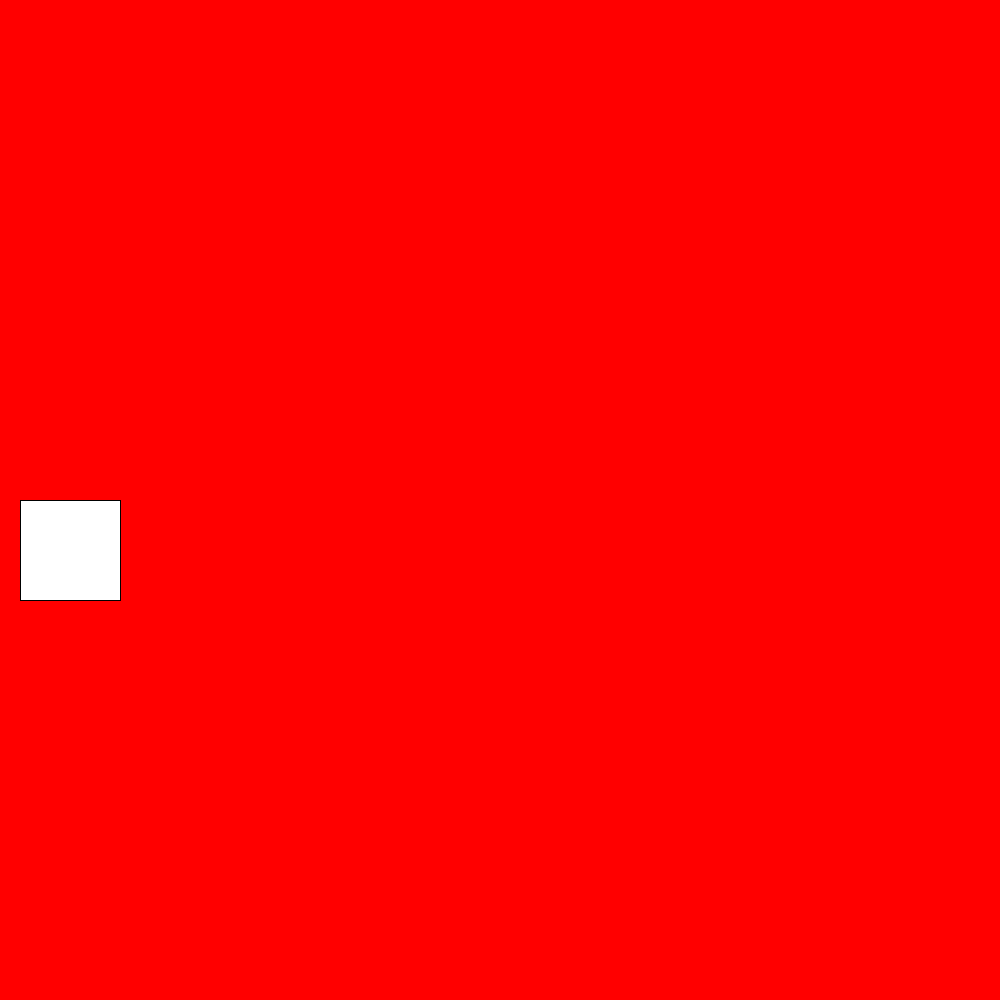
Frame 1 (no input)
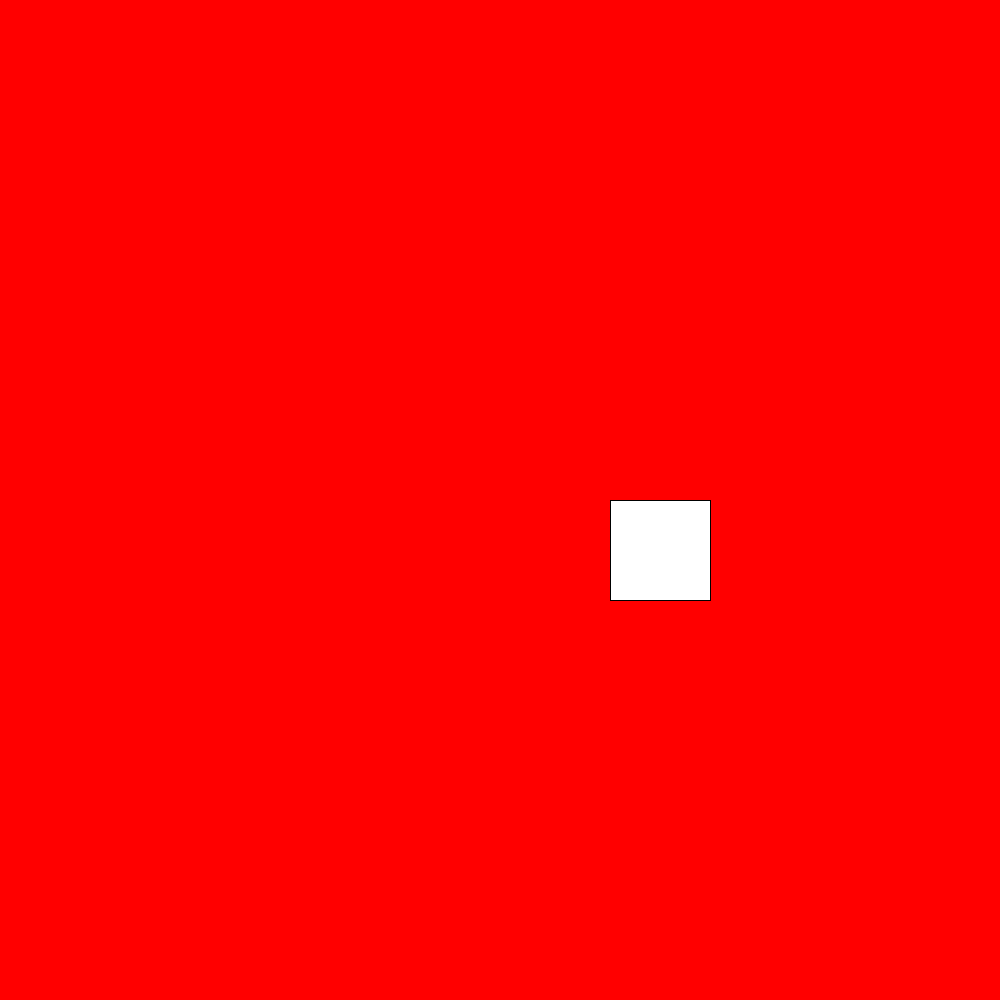
Frame 60 (the mouse pressed at the canvas centre just before this capture)
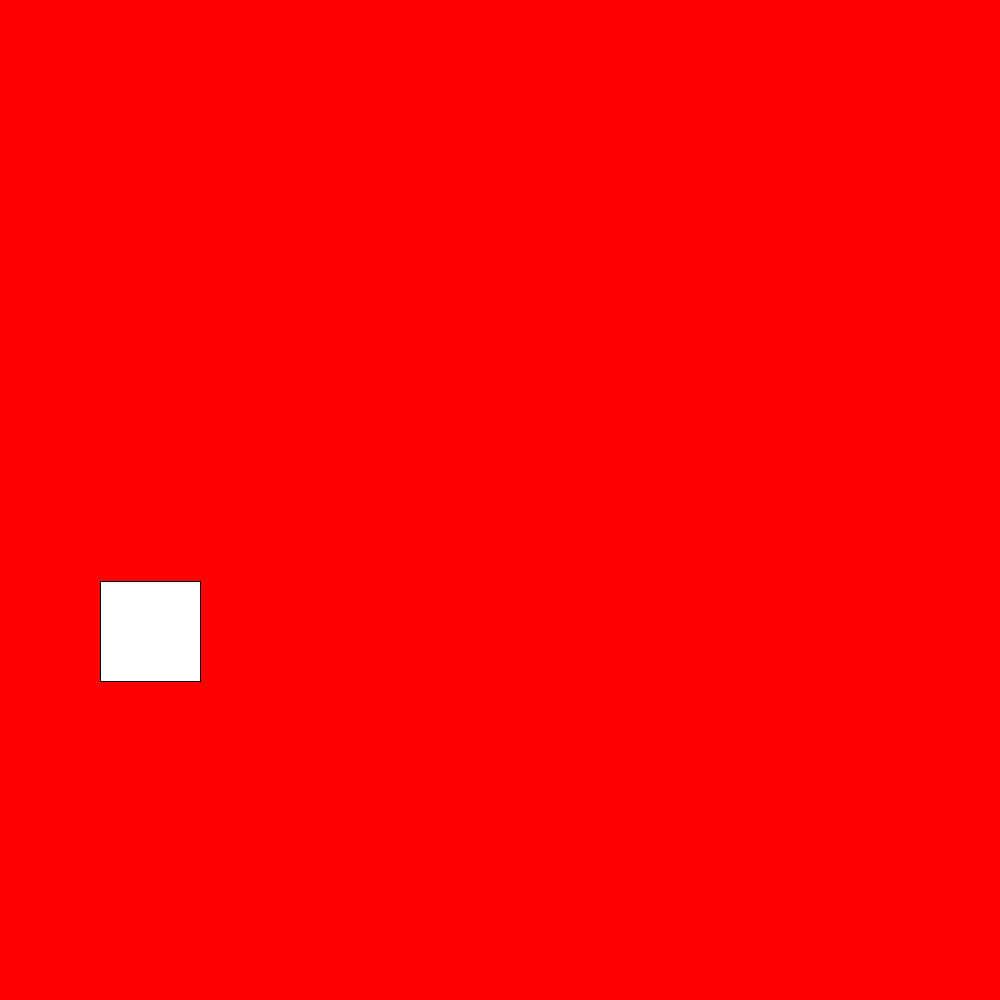
Frame 120 (the mouse held since frame 60 and released just before this capture)

The Processing sketch that drew these frames (run headless with seeded random() and noise(); from frame 60 on, the mouse is pressed at the canvas centre):

// Processing sketch: process3
// ── process3.pde
float x, y;
float speed;
int w;
void setup() {

  size(1000, 1000);
  x = 0.0;
  y = height/2.0;
  speed = 10.0;
  w = 100;
  draw();
}

void draw(){
  background(255,0,0);
  x += speed;
  if (x > width) {
    x = -w;
    y = random(width - w);
  }
  translate(x, y);
  rect(0, 0, w, w);
}
//
